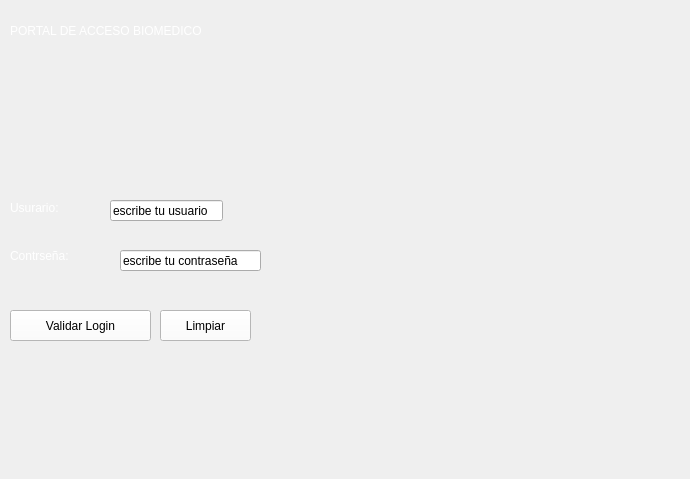
<?xml version="1.0" encoding="UTF-8"?>
<ui version="4.0">
 <class>Form</class>
 <widget class="QWidget" name="Form">
  <property name="geometry">
   <rect>
    <x>0</x>
    <y>0</y>
    <width>690</width>
    <height>479</height>
   </rect>
  </property>
  <property name="windowTitle">
   <string>Form</string>
  </property>
  <widget class="QLabel" name="lbl_usuario">
   <property name="geometry">
    <rect>
     <x>10</x>
     <y>200</y>
     <width>91</width>
     <height>16</height>
    </rect>
   </property>
   <property name="styleSheet">
    <string notr="true">color: rgb(255, 255, 255);
font: 14pt &quot;MS Reference Sans Serif&quot;;</string>
   </property>
   <property name="text">
    <string>Usurario:</string>
   </property>
  </widget>
  <widget class="QLabel" name="lbl_password">
   <property name="geometry">
    <rect>
     <x>10</x>
     <y>240</y>
     <width>111</width>
     <height>31</height>
    </rect>
   </property>
   <property name="styleSheet">
    <string notr="true">color: rgb(255, 255, 255);
font: 14pt &quot;MS Reference Sans Serif&quot;;</string>
   </property>
   <property name="text">
    <string>Contrseña:</string>
   </property>
  </widget>
  <widget class="QLineEdit" name="txt_usuario">
   <property name="geometry">
    <rect>
     <x>110</x>
     <y>200</y>
     <width>113</width>
     <height>21</height>
    </rect>
   </property>
   <property name="text">
    <string>escribe tu usuario</string>
   </property>
  </widget>
  <widget class="QLineEdit" name="txt_password">
   <property name="geometry">
    <rect>
     <x>120</x>
     <y>250</y>
     <width>141</width>
     <height>21</height>
    </rect>
   </property>
   <property name="text">
    <string>escribe tu contraseña</string>
   </property>
  </widget>
  <widget class="QPushButton" name="btn_ingresar">
   <property name="geometry">
    <rect>
     <x>10</x>
     <y>310</y>
     <width>141</width>
     <height>31</height>
    </rect>
   </property>
   <property name="styleSheet">
    <string notr="true">background-color: rgb(255, 255, 255);
font: 9pt &quot;8514oem&quot;;</string>
   </property>
   <property name="text">
    <string>Validar Login</string>
   </property>
  </widget>
  <widget class="QPushButton" name="btn_limpiar">
   <property name="geometry">
    <rect>
     <x>160</x>
     <y>310</y>
     <width>91</width>
     <height>31</height>
    </rect>
   </property>
   <property name="styleSheet">
    <string notr="true">font: 9pt &quot;8514oem&quot;;
background-color: rgb(255, 255, 255);</string>
   </property>
   <property name="text">
    <string>Limpiar</string>
   </property>
  </widget>
  <widget class="QLabel" name="label">
   <property name="geometry">
    <rect>
     <x>-10</x>
     <y>0</y>
     <width>711</width>
     <height>491</height>
    </rect>
   </property>
   <property name="text">
    <string/>
   </property>
   <property name="pixmap">
    <pixmap resource="login.qrc">:/newPrefix/imagen_login.jfif</pixmap>
   </property>
   <property name="scaledContents">
    <bool>true</bool>
   </property>
  </widget>
  <widget class="QLabel" name="label_2">
   <property name="geometry">
    <rect>
     <x>10</x>
     <y>0</y>
     <width>281</width>
     <height>61</height>
    </rect>
   </property>
   <property name="styleSheet">
    <string notr="true">font: 9pt &quot;8514oem&quot;;
color: rgb(255, 255, 255);</string>
   </property>
   <property name="text">
    <string>PORTAL DE ACCESO BIOMEDICO</string>
   </property>
  </widget>
  <widget class="QLabel" name="lbl_imagen_app">
   <property name="geometry">
    <rect>
     <x>550</x>
     <y>20</y>
     <width>121</width>
     <height>51</height>
    </rect>
   </property>
   <property name="text">
    <string/>
   </property>
   <property name="pixmap">
    <pixmap>../../../../OneDrive/Imágenes/Captura de pantalla 2026-11-22 163503.bmp</pixmap>
   </property>
   <property name="scaledContents">
    <bool>true</bool>
   </property>
  </widget>
  <zorder>label</zorder>
  <zorder>lbl_usuario</zorder>
  <zorder>lbl_password</zorder>
  <zorder>txt_usuario</zorder>
  <zorder>txt_password</zorder>
  <zorder>btn_ingresar</zorder>
  <zorder>btn_limpiar</zorder>
  <zorder>label_2</zorder>
  <zorder>lbl_imagen_app</zorder>
 </widget>
 <resources>
  <include location="login.qrc"/>
  <include location="prueba827e2734.qrc"/>
 </resources>
 <connections/>
</ui>
